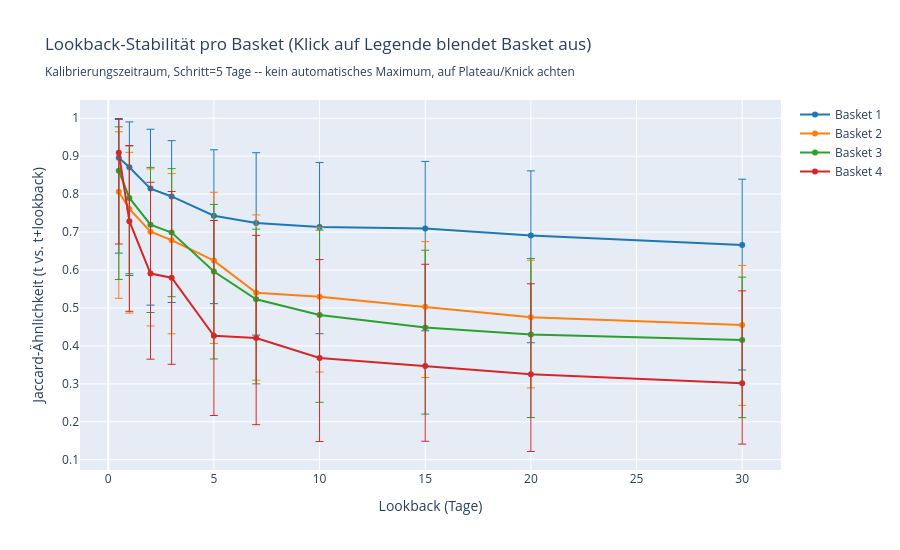

Source (notebook cell):
### Code cell
# --- Lookback-Stabilität: Plot (Plotly, Legende anklickbar zum Ein-/Ausblenden) ---
# Jaccard-Ähnlichkeit zwischen zwei nicht-überlappenden Fenstern (t vs.
# t+lookback) pro Basket -- siehe Zelle oben.
#
# Mittelwert (nicht Median -- bei manchen Baskets/Lookbacks ist die Jaccard-
# Ähnlichkeit an so vielen Tagen exakt 1.0, dass der Median selbst darauf
# klemmt), mit ASYMMETRISCHEN Fehlerbalken relativ zum Mittelwert (Std der
# Werte oberhalb nach oben, Std der Werte unterhalb nach unten) -- Jaccard
# ist auf [0, 1] beschränkt und meist schief verteilt.
#
# WICHTIG: bei kleinem DAY_STRIDE sind aufeinanderfolgende Stichtage NICHT
# unabhängig -- die Balken unterschätzen die tatsächliche Unsicherheit daher
# systematisch, hier bewusst nur als grobe visuelle Orientierung gedacht,
# kein strenges Konfidenzintervall.
_LOOKBACK_PLOT_COLORS = ["#1f77b4", "#ff7f0e", "#2ca02c", "#d62728"]

if RUN_HYPERPARAMETER_SEARCH:
    def _mean_and_split_std(values):
        if not values:
            return None, 0.0, 0.0
        values = np.asarray(values)
        mean = float(np.mean(values))
        above = values[values > mean]
        below = values[values < mean]
        std_up = float(np.sqrt(np.mean((above - mean) ** 2))) if len(above) else 0.0
        std_down = float(np.sqrt(np.mean((below - mean) ** 2))) if len(below) else 0.0
        return mean, std_up, std_down


    fig = go.Figure()
    for i, label in enumerate(basket_labels):
        color = _LOOKBACK_PLOT_COLORS[i % len(_LOOKBACK_PLOT_COLORS)]
        means, stds_up, stds_down = [], [], []
        for lb in LOOKBACK_CANDIDATES:
            mean, std_up, std_down = _mean_and_split_std(lookback_stability[label][lb])
            means.append(mean)
            stds_up.append(std_up)
            stds_down.append(std_down)

        fig.add_trace(go.Scatter(
            x=LOOKBACK_CANDIDATES, y=means, mode="lines+markers", name=label,
            line={"color": color},
            error_y={"type": "data", "array": stds_up, "arrayminus": stds_down, "visible": True, "thickness": 1},
        ))

    fig.update_layout(
        title=(
            "Lookback-Stabilität pro Basket (Klick auf Legende blendet Basket aus)<br>"
            f"<sub>Kalibrierungszeitraum, Schritt={DAY_STRIDE} Tage -- kein automatisches Maximum, auf Plateau/Knick achten</sub>"
        ),
        xaxis_title="Lookback (Tage)",
        yaxis_title="Jaccard-Ähnlichkeit (t vs. t+lookback)",
        height=550,
    )
    fig.show()
else:
    print(
        "RUN_HYPERPARAMETER_SEARCH=False -- Plot übersprungen (keine "
        "lookback_stability-Daten berechnet). BEST_LOOKBACK unten ist der "
        "zuletzt manuell bestätigte Wert."
    )

# --- Lookback: von Hand gewählt nach Betrachtung des Plots oben (kein
# automatisches Maximum -- die Kurve fällt für alle Baskets über den ganzen
# Kandidatenbereich hinweg monoton, ohne echtes inneres Maximum; "bester"
# Kandidat ist deshalb nicht einfach der kürzeste getestete Wert, sondern
# der Punkt, an dem der MARGINALE Rückgang pro zusätzlichem Tag spürbar
# abflacht -- das Plateau/der Knick, ab dem ein noch kürzerer Lookback kaum
# noch zusätzliche Stabilität kostet):
#   Basket 1: Knick bei ~7 Tagen (Rückgang 10d->15d nahezu 0, 1d->3d dagegen steil)
#   Basket 2: deutlicher Sprung 5d->7d, danach flacher -- Knick bei ~10 Tagen
#   Basket 3: gleichmässig abflachend, spürbares Plateau erst ab ~15 Tagen
#   Basket 4: kleinster/unruhigster Basket (wenig Assets, mehr Rauschen);
#     lokales Plateau bei 5d≈7d, danach weiter fallend -- kurzer Lookback
#     (5 Tage) gewählt.
BEST_LOOKBACK: dict[str, int] = {
    "Basket 1": 7,
    "Basket 2": 10,
    "Basket 3": 15,
    "Basket 4": 5,
}
print("Manuell gewählter Lookback pro Basket:", BEST_LOOKBACK)

### Figure 1 — Plotly figure (JSON) as saved in the notebook; plotly's stock layout.template omitted (floating-point values rounded to 4 significant figures)
{"data": [{"error_y": {"array": [0.1007, 0.1196, 0.1564, 0.147, 0.1736, 0.185, 0.1699, 0.1767, 0.1703, 0.1731], "arrayminus": [0.2513, 0.2852, 0.307, 0.2794, 0.2318, 0.2957, 0.2811, 0.2697, 0.2826, 0.3296], "thickness": 1, "type": "data", "visible": true}, "line": {"color": "#1f77b4"}, "mode": "lines+markers", "name": "Basket 1", "type": "scatter", "x": [0.5, 1, 2, 3, 5, 7, 10, 15, 20, 30], "y": [0.8958, 0.8707, 0.8145, 0.7939, 0.7432, 0.7242, 0.7133, 0.7095, 0.691, 0.6663]}, {"error_y": {"array": [0.1578, 0.1493, 0.1655, 0.1754, 0.1801, 0.2052, 0.183, 0.172, 0.1505, 0.1572], "arrayminus": [0.2809, 0.2743, 0.2482, 0.2468, 0.2182, 0.2305, 0.1984, 0.1861, 0.1859, 0.2116], "thickness": 1, "type": "data", "visible": true}, "line": {"color": "#ff7f0e"}, "mode": "lines+markers", "name": "Basket 2", "type": "scatter", "x": [0.5, 1, 2, 3, 5, 7, 10, 15, 20, 30], "y": [0.8064, 0.7609, 0.7009, 0.6787, 0.6248, 0.5401, 0.5298, 0.5029, 0.4754, 0.4549]}, {"error_y": {"array": [0.1159, 0.1371, 0.151, 0.1685, 0.1769, 0.1848, 0.2237, 0.2037, 0.2004, 0.1657], "arrayminus": [0.2861, 0.1995, 0.2314, 0.169, 0.2303, 0.223, 0.2301, 0.228, 0.2187, 0.2045], "thickness": 1, "type": "data", "visible": true}, "line": {"color": "#2ca02c"}, "mode": "lines+markers", "name": "Basket 3", "type": "scatter", "x": [0.5, 1, 2, 3, 5, 7, 10, 15, 20, 30], "y": [0.8613, 0.7899, 0.7195, 0.6987, 0.5959, 0.5229, 0.4815, 0.4485, 0.4301, 0.4155]}, {"error_y": {"array": [0.09008, 0.1994, 0.2406, 0.2274, 0.304, 0.2704, 0.2596, 0.2682, 0.2386, 0.2432], "arrayminus": [0.2406, 0.2374, 0.2256, 0.2281, 0.2099, 0.2284, 0.2199, 0.1982, 0.2034, 0.1606], "thickness": 1, "type": "data", "visible": true}, "line": {"color": "#d62728"}, "mode": "lines+markers", "name": "Basket 4", "type": "scatter", "x": [0.5, 1, 2, 3, 5, 7, 10, 15, 20, 30], "y": [0.9092, 0.7286, 0.5907, 0.5796, 0.4266, 0.4208, 0.368, 0.3469, 0.3252, 0.3019]}], "layout": {"height": 550, "title": {"text": "Lookback-Stabilität pro Basket (Klick auf Legende blendet Basket aus)<br><sub>Kalibrierungszeitraum, Schritt=5 Tage -- kein automatisches Maximum, auf Plateau/Knick achten</sub>"}, "xaxis": {"title": {"text": "Lookback (Tage)"}}, "yaxis": {"title": {"text": "Jaccard-Ähnlichkeit (t vs. t+lookback)"}}}}
